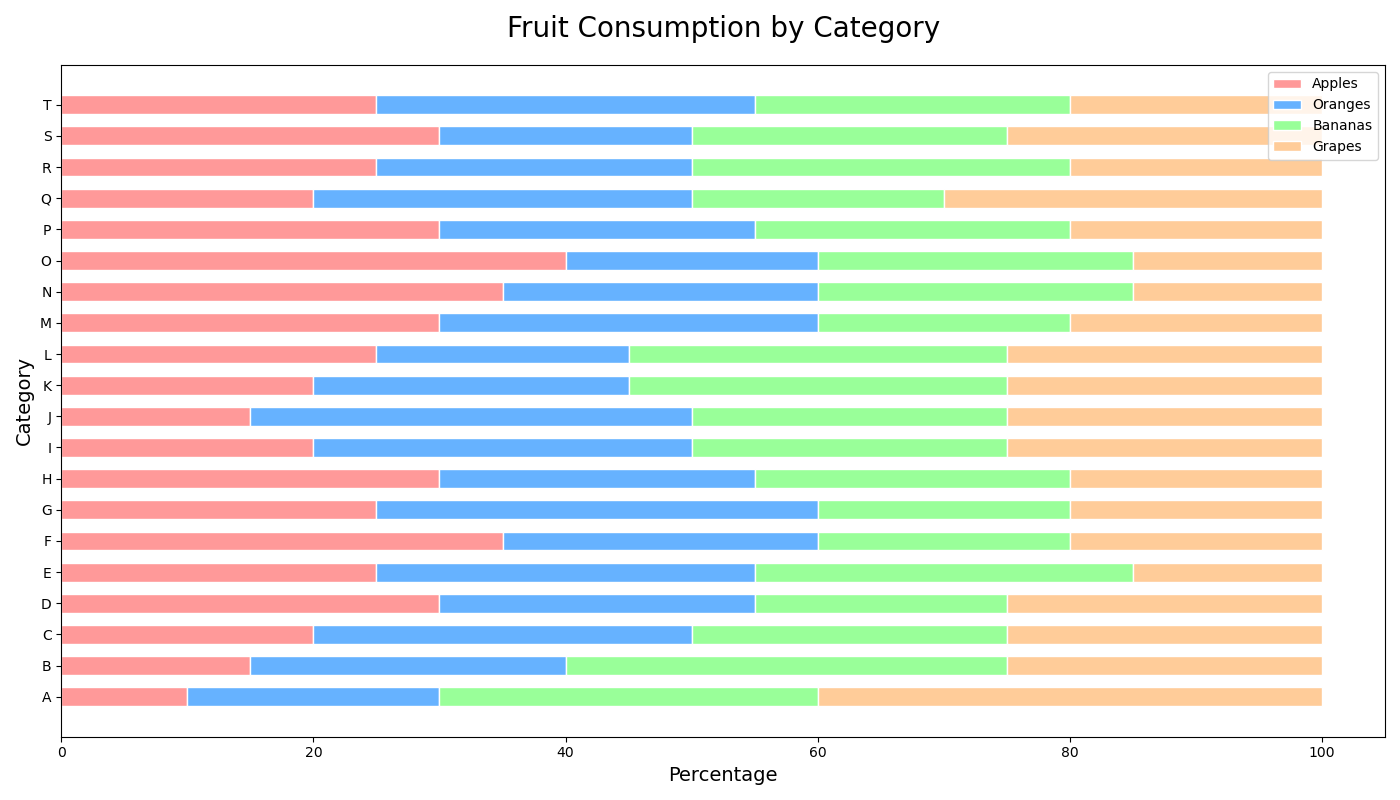

This figure's Python source:

import matplotlib.pyplot as plt
import numpy as np

# Data
categories = ['A', 'B', 'C', 'D', 'E', 'F', 'G', 'H', 'I', 'J', 'K', 'L', 'M', 'N', 'O', 'P', 'Q', 'R', 'S', 'T']
apples = [10, 15, 20, 30, 25, 35, 25, 30, 20, 15, 20, 25, 30, 35, 40, 30, 20, 25, 30, 25]
oranges = [20, 25, 30, 25, 30, 25, 35, 25, 30, 35, 25, 20, 30, 25, 20, 25, 30, 25, 20, 30]
bananas = [30, 35, 25, 20, 30, 20, 20, 25, 25, 25, 30, 30, 20, 25, 25, 25, 20, 30, 25, 25]
grapes = [40, 25, 25, 25, 15, 20, 20, 20, 25, 25, 25, 25, 20, 15, 15, 20, 30, 20, 25, 20]

# Normalize data to percentages
total = np.array(apples) + np.array(oranges) + np.array(bananas) + np.array(grapes)
apples = np.array(apples) / total * 100
oranges = np.array(oranges) / total * 100
bananas = np.array(bananas) / total * 100
grapes = np.array(grapes) / total * 100

# Plot
fig, ax = plt.subplots(figsize=(14, 8))
width = 0.6

ax.barh(categories, apples, color='#FF9999', edgecolor='white', height=width, label='Apples')
ax.barh(categories, oranges, left=apples, color='#66B2FF', edgecolor='white', height=width, label='Oranges')
ax.barh(categories, bananas, left=apples + oranges, color='#99FF99', edgecolor='white', height=width, label='Bananas')
ax.barh(categories, grapes, left=apples + oranges + bananas, color='#FFCC99', edgecolor='white', height=width, label='Grapes')

# Add title and labels
ax.set_title('Fruit Consumption by Category', fontsize=20, pad=20)
ax.set_xlabel('Percentage', fontsize=14)
ax.set_ylabel('Category', fontsize=14)
ax.legend(loc='upper right')

plt.tight_layout()
plt.show()
